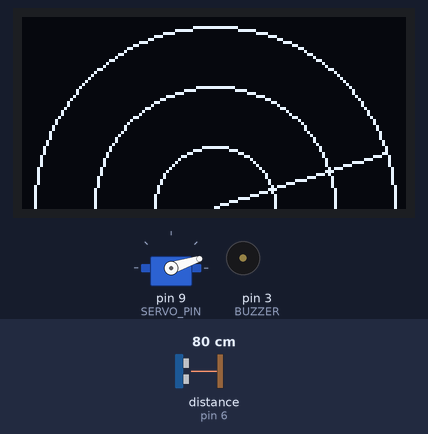
The sketch below on a simulated Arduino Uno, built with avr-gcc and run on an emulated ATmega328P. Shown: servo, 128×64 one-colour display, buzzer (waves = sounding). Wiring (inferred from the names in the program): ultrasonic range finder: trigger pin 7; echo pin 6. The inputs (shaded band) are chosen by the test bench; at power-on: distance to the obstacle (sensor on pin 6) 80 cm. The echo pulse lasts 58.3 µs per cm.

Above: at 1.2 s.
1.3 s: distance to the obstacle (sensor on pin 6) set to 2 cm
At 1.84 s:
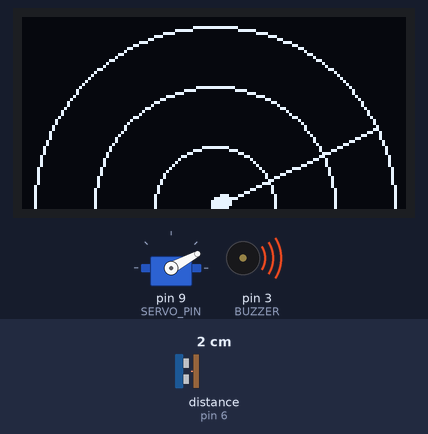
3.5 s: distance to the obstacle (sensor on pin 6) set to 4 cm
At 4.26 s:
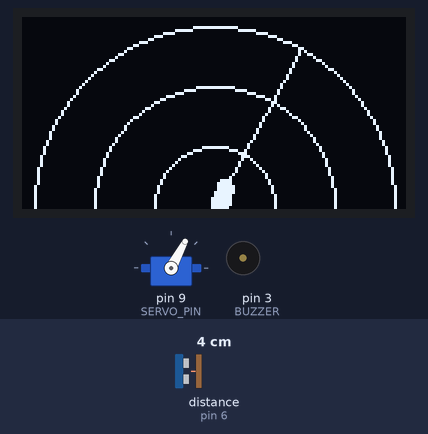
5.8 s: distance to the obstacle (sensor on pin 6) set to 9 cm
At 6.08 s:
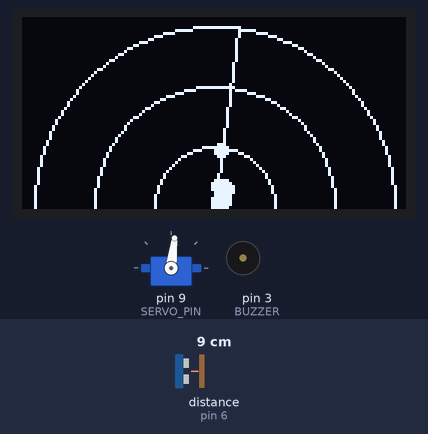
11.6 s: distance to the obstacle (sensor on pin 6) set to 35 cm
At 11.83 s:
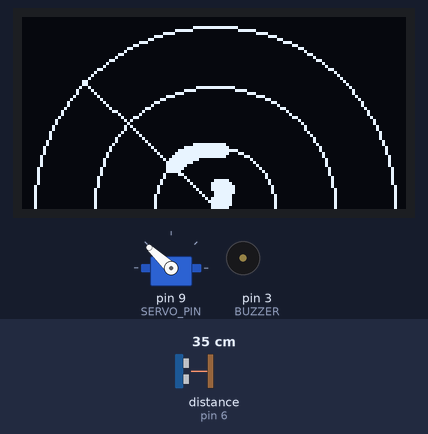
Timing chart, 0 to 15.0 s (numbered marks = the images above; inputs shaded):
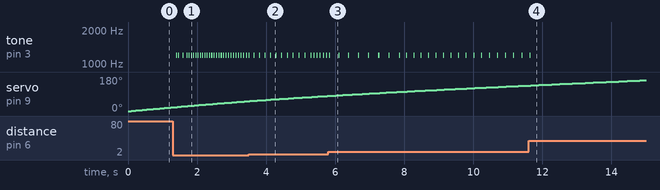

Measured:
- after the input at 1.3 s, tone on pin 3 (BUZZER): plays 1200 Hz for 0.03 s, 1200 Hz for 0.03 s, 1200 Hz for 0.03 s, 1200 Hz for 0.03 s, 1200 Hz for 0.03 s, 1200 Hz for 0.03 s … (30 notes in this stretch), starting after 0.10 s; the display: first changes after 0.24 s (image 1 shows a later state)
- after the input at 11.6 s, tone on pin 3 (BUZZER): goes on until 11.7 s, then stays silent

The sketch:

sketch_mar05a.ino
```cpp
#include <Servo.h>
#include <Wire.h>
#include <Adafruit_GFX.h>
#include <Adafruit_SSD1306.h>

#define SCREEN_WIDTH 128
#define SCREEN_HEIGHT 64

Adafruit_SSD1306 display(128, 64, &Wire, -1);

Servo radarServo;

#define TRIG 7
#define ECHO 6
#define SERVO_PIN 9
#define BUZZER 3

int angle = 0;
int direction = 1;
int radarMemory[181];

unsigned long lastBeep = 0;

long readDistance() {

  digitalWrite(TRIG, LOW);
  delayMicroseconds(2);

  digitalWrite(TRIG, HIGH);
  delayMicroseconds(10);

  digitalWrite(TRIG, LOW);

  long duration = pulseIn(ECHO, HIGH, 20000);
  long distance = duration * 0.034 / 2;

  return distance;
}

void drawRadar() {

  display.drawCircle(64, 63, 20, WHITE);
  display.drawCircle(64, 63, 40, WHITE);
  display.drawCircle(64, 63, 60, WHITE);
}

void setup() {

  pinMode(TRIG, OUTPUT);
  pinMode(ECHO, INPUT);
  pinMode(BUZZER, OUTPUT);

  radarServo.attach(SERVO_PIN);

  display.begin(SSD1306_SWITCHCAPVCC, 0x3C);
  display.clearDisplay();

  for (int i = 0; i < 181; i++)
    radarMemory[i] = 0;
}

void loop() {

  radarServo.write(angle);

  long distance = readDistance();

  if (distance > 0 && distance <= 25)
    radarMemory[angle] = distance;
  else
    radarMemory[angle] = 0;

  display.clearDisplay();

  drawRadar();

  // ✅ Draw stored dots
  for (int a = 0; a <= 180; a++) {

    if (radarMemory[a] > 0) {

      float rad = a * 3.14159 / 180;
      int r = map(radarMemory[a], 0, 25, 0, 60);

      int x = 64 + cos(rad) * r;
      int y = 63 - sin(rad) * r;

      display.fillCircle(x, y, 2, WHITE);
    }
  }

  // ✅ Sweep line
  float rad = angle * 3.14159 / 180;

  int lx = 64 + cos(rad) * 60;
  int ly = 63 - sin(rad) * 60;

  display.drawLine(64, 63, lx, ly, WHITE);

  display.display();

  // ✅ Beep faster when closer
  if (distance > 0 && distance <= 25) {

    int beepDelay = map(distance, 1, 25, 40, 600);

    if (millis() - lastBeep > beepDelay) {
      tone(BUZZER, 1200, 30);
      lastBeep = millis();
    }
  }

  angle += direction;

  if (angle >= 180 || angle <= 0)
    direction = -direction;

  delay(20);
}
```
